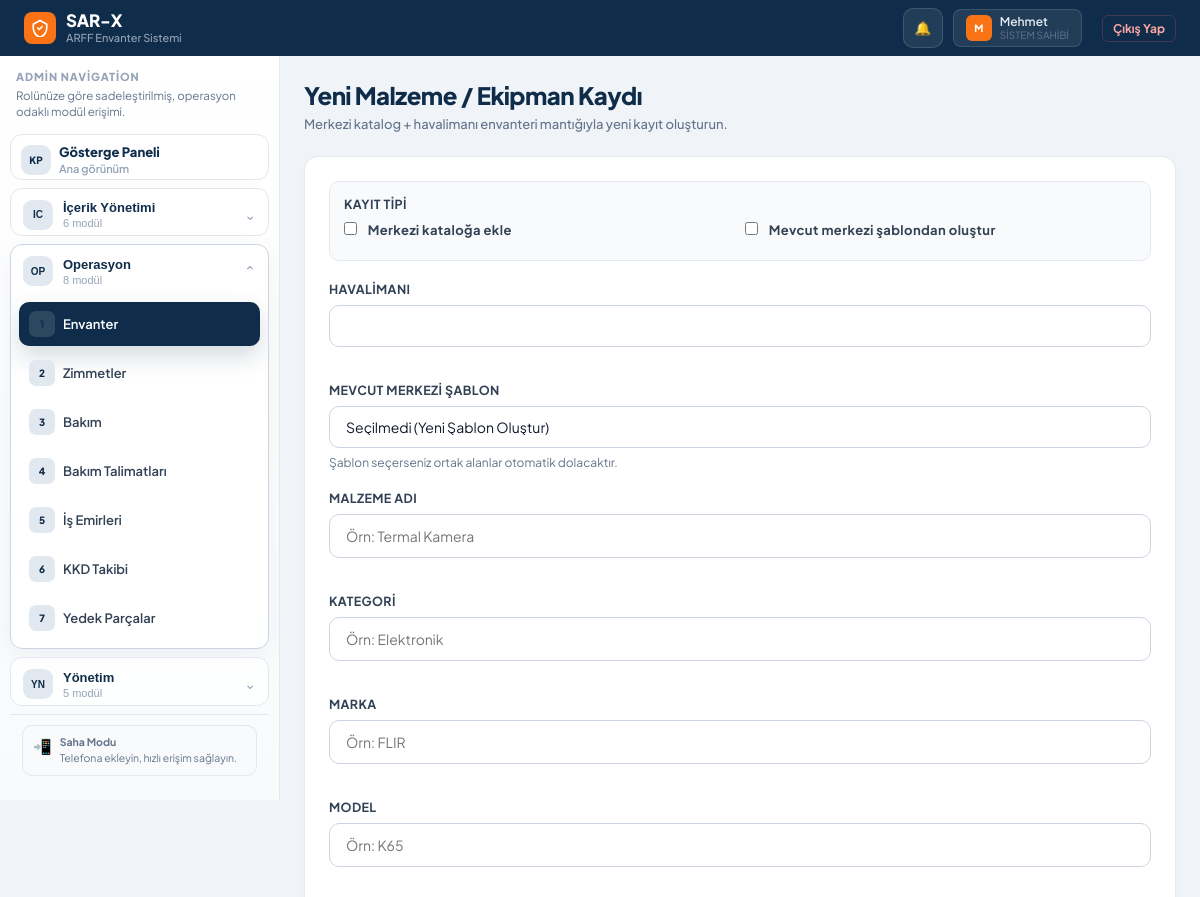
The page /malzeme-ekle (signed in, upper part) on the database as committed earlier.
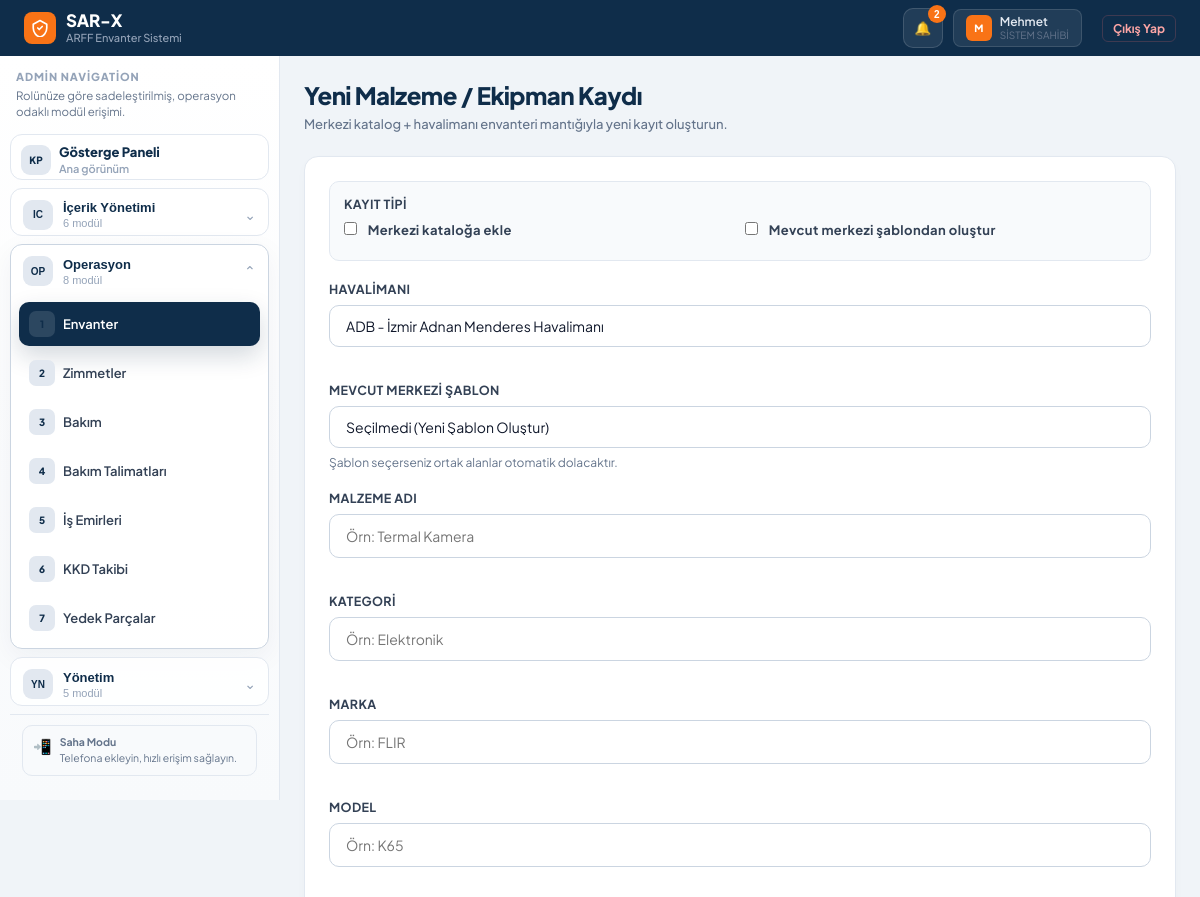
The same page on the database as committed later.
### models.py (models this page shows)
class TimestampMixin:
    created_at = db.Column(db.DateTime, default=get_tr_now)
    updated_at = db.Column(db.DateTime, default=get_tr_now, onupdate=get_tr_now)

class Role(db.Model, TimestampMixin):
    __tablename__ = 'role'
    id = db.Column(db.Integer, primary_key=True)
    key = db.Column(db.String(50), nullable=False, unique=True, index=True)
    label = db.Column(db.String(100), nullable=False)
    scope = db.Column(db.String(20), default='global', nullable=False)
    is_system = db.Column(db.Boolean, default=True, nullable=False, index=True)
    is_active = db.Column(db.Boolean, default=True, nullable=False, index=True)
    permissions = db.relationship('RolePermission', backref='role', lazy=True, cascade='all, delete-orphan')

### routes/inventory.py (the view, shortened to what this page needs)
@inventory_bp.route("/malzeme-ekle", methods=["GET", "POST"])
@login_required
@limiter.limit(lambda: current_app.config.get("CRITICAL_POST_RATE_LIMIT", "20 per minute"), methods=["POST"])
@permission_required("inventory.create")
def malzeme_ekle():
    templates = EquipmentTemplate.query.filter_by(is_deleted=False, is_active=True).order_by(
        EquipmentTemplate.name.asc()
    ).all()
    form_templates = MaintenanceFormTemplate.query.filter_by(is_deleted=False, is_active=True).order_by(
        MaintenanceFormTemplate.name.asc()
    ).all()
    if current_user.rol == "sahip":
        havalimanlari = Havalimani.query.filter_by(is_deleted=False).order_by(Havalimani.kodu.asc()).all()
    else:
        havalimanlari = [current_user.havalimani] if current_user.havalimani else []
    parent_candidates = _asset_scope().order_by(InventoryAsset.created_at.desc()).limit(200).all()
    return render_template(
        "malzeme_ekle.html",
        templates=templates,
        form_templates=form_templates,
        havalimanlari=havalimanlari,
        parent_candidates=parent_candidates,
    )

### extensions.py (called while the page is built, shortened)
def _schema_cache():
    if not current_app:
        return {"tables": {}, "columns": {}}
    return current_app.extensions.setdefault(
        "schema_cache",
        {"tables": {}, "columns": {}},
    )

def table_exists(table_name):
    try:
        if not current_app:
            return False
        cache = _schema_cache()
        if cache["tables"].get(table_name) is True:
            return cache["tables"][table_name]
    except Exception:
        return False

### models.py (called while the page is built)
def get_tr_now():
    return datetime.now(TR_TZ)

### routes/inventory.py (called while the page is built)
def _asset_scope():
    query = InventoryAsset.query.filter_by(is_deleted=False)
    if has_permission("logs.view") or has_permission("settings.manage"):
        return query
    return query.filter_by(havalimani_id=current_user.havalimani_id)

### templates/malzeme_ekle.html (shortened to what this page needs)
{% extends "base.html" %}
{% block body %}
<div class="page-header">
    <div>
        <div class="page-title">Yeni Malzeme / Ekipman Kaydı</div>
        <div class="page-meta">Merkezi katalog + havalimanı envanteri mantığıyla yeni kayıt oluşturun.</div>
    </div>
</div>
<div class="panel">
    <div class="panel-body">
        <form method="POST" action="{{ url_for('inventory.malzeme_ekle') }}">
            <div class="asset-form-grid">
                <div class="form-group full inline-box">
                    <label style="margin-bottom: 10px;">Kayıt Tipi</label>
                    <div style="display:grid; grid-template-columns: 1fr 1fr; gap: 10px;">
                        <div>
                            <label style="text-transform:none; font-size:13px;">
                                <input type="checkbox" name="central_catalog" id="central_catalog" style="margin-right:8px;">
                                Merkezi kataloğa ekle
                            </label>
                        </div>
                        <div>
                            <label style="text-transform:none; font-size:13px;">
                                <input type="checkbox" id="use_template_mode" style="margin-right:8px;">
                                Mevcut merkezi şablondan oluştur
                            </label>
                        </div>
                    </div>
                </div>
                {% if rol == 'sahip' %}
                <div class="form-group">
                    <label>Havalimanı</label>
                    <select name="havalimani_id" class="form-control" required>
                        {% for h in havalimanlari %}
                        <option value="{{ h.id }}">{{ h.kodu }} - {{ h.ad }}</option>
                        {% endfor %}
                    </select>
                </div>
                {% endif %}
                <div class="form-group {% if rol != 'sahip' %}full{% endif %}">
                    <label>Mevcut Merkezi Şablon</label>
                    <select name="template_id" id="template_id" class="form-control">
                        <option value="">Seçilmedi (Yeni Şablon Oluştur)</option>
                    </select>
                    <div class="muted-help">Şablon seçerseniz ortak alanlar otomatik dolacaktır.</div>
                </div>
                <div class="form-group">
                    <label>Malzeme Adı</label>
                    <input type="text" name="ad" id="ad" required placeholder="Örn: Termal Kamera">
                </div>
                <div class="form-group">
                    <label>Kategori</label>
                    <input type="text" name="kategori" id="kategori" placeholder="Örn: Elektronik">
                </div>
                <div class="form-group">
                    <label>Marka</label>
                    <input type="text" name="marka" id="marka" placeholder="Örn: FLIR">
                </div>
                <div class="form-group">
                    <label>Model</label>
                    <input type="text" name="model" id="model" placeholder="Örn: K65">
                </div>
            </div>
        </form>
    </div>
</div>
{% endblock %}

### templates/base.html (shortened to what this page needs)
<!DOCTYPE html>
<html lang="tr">
<head>
</head>
<body>
<div class="app-shell">
  <header class="topbar">
    <a href="{{ url_for(home_endpoint) }}" class="logo">
      <div class="logo-mark">
        <svg viewBox="0 0 24 24"><path d="M12 2L3 7v5c0 5.5 3.8 10.7 9 12 5.2-1.3 9-6.5 9-12V7L12 2z"/><path d="M9 12l2 2 4-4"/></svg>
      </div>
      <div>
        <div class="logo-text-main">SAR-X</div>
        <div class="logo-text-sub">ARFF Envanter Sistemi</div>
      </div>
    </a>
    <div class="topbar-end">
      <div class="notification-wrap">
        <button type="button" class="notification-btn" id="notificationToggle" aria-label="Bildirimler">
          🔔
          {% if unread_notification_count %}
          <span class="notification-count">{{ unread_notification_count }}</span>
          {% endif %}
        </button>
      </div>
      <div class="user-chip">
        <div class="user-avatar">{{ kullanici_ad[0] if kullanici_ad else 'U' }}</div>
        <div>
          <div class="user-name">{{ kullanici_ad }}</div>
          <div class="user-role">{{ rol_etiketi or rol }}</div>
        </div>
      </div>
      <form method="POST" action="{{ url_for('auth.logout') }}" style="display:inline;">
        <button type="submit" class="logout-btn">Çıkış Yap</button>
      </form>
    </div>
  </header>
  <nav class="sidebar" id="sidebarNav">
    <div class="sidebar-head">
      <div class="sidebar-kicker">Admin Navigation</div>
      <div class="sidebar-subtitle">Rolünüze göre sadeleştirilmiş, operasyon odaklı modül erişimi.</div>
    </div>
    {% for group in sidebar_groups %}
    {% if group.single_link %}
    {% set item = group["items"][0] %}
    <section class="sidebar-group" data-group="{{ group.key }}" data-sidebar-direct="{{ group.key }}">
      <a href="{{ item.url }}" class="sidebar-group-toggle nav-item {% if item.active %}active{% endif %}" style="margin-top:0;">
        <div class="sidebar-group-icon">{{ group.icon }}</div>
        <div class="sidebar-group-body">
          <div class="sidebar-group-label">{{ group.label }}</div>
          <div class="sidebar-group-meta">Ana görünüm</div>
        </div>
      </a>
    </section>
    {% else %}
    <section class="sidebar-group {% if group.open %}is-open{% endif %}" data-group="{{ group.key }}" data-sidebar-state="{% if group.open %}open{% else %}closed{% endif %}">
      <button type="button" class="sidebar-group-toggle" data-sidebar-group="{{ group.key }}">
        <div class="sidebar-group-icon">{{ group.icon }}</div>
        <div class="sidebar-group-body">
          <div class="sidebar-group-label">{{ group.label }}</div>
          <div class="sidebar-group-meta">{{ group["items"]|length }} modül</div>
        </div>
        <div class="sidebar-group-chevron">⌄</div>
      </button>
      <div class="sidebar-group-items">
        {% for item in group["items"] %}
        <a href="{{ item.url }}" class="nav-item {% if item.active %}active{% endif %}">
          <div class="nav-icon">{{ loop.index }}</div> {{ item.label }}
        </a>
        {% endfor %}
      </div>
    </section>
    {% endif %}
    {% endfor %}
    <div class="sidebar-footer">
      <div class="pwa-banner">
        <div class="pwa-icon">📲</div>
        <div class="pwa-text">
          <strong>Saha Modu</strong>
          Telefona ekleyin, hızlı erişim sağlayın.
        </div>
      </div>
    </div>
  </nav>
  <main class="main-content">
    <div class="main-inner">
        {% block body %}{% endblock %}
    </div>
  </main>
</div>
</body>
</html>

Rows that differ between the two databases and show on the page:
added Role: label "SISTEM SAHIBI"
Other text that changed with them:
{{ unread_notification_count }}: (not shown) → "2"
form field havalimani_id: (not shown) → "ADB - İzmir Adnan Menderes Havalimanı"
{{ rol_etiketi or rol }}: "SISTEM SAHIBI" → (not shown)
